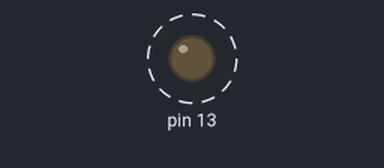
A sketch run on a simulated Arduino Uno, built with avr-gcc and run on an emulated ATmega328P. On the bench: output pins drawn as LEDs (lit = HIGH). Dashed ring = blinking. What the sketch prints to the serial monitor is not drawn.

Above: at 0.2 s.
Timing chart, 0 to 3.0 s (numbered marks = the images above):
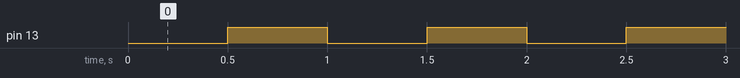

Measured:
- by itself, pin 13: alternates HIGH for 0.50 s and LOW for 0.50 s

The sketch:

timerTest.ino
```cpp
// (licence header left out)
#define SerialMonitor Serial
/*-----------------------------------------------------------------------------*/
//#include <MsTimer2.h>
#include <avr/interrupt.h>
namespace MsTimer2
{
    extern unsigned long msecs;
    extern void (*func)();
    extern volatile unsigned long count;
    extern volatile char overflowing;
    extern volatile unsigned int tcnt2;

    void set(unsigned long ms, void (*f)());
    void start();
    void stop();
    void _overflow();
}
/*-----------------------------------------------------------------------------*/


unsigned long MsTimer2::msecs;
void (*MsTimer2::func)();
volatile unsigned long MsTimer2::count;
volatile char MsTimer2::overflowing;
volatile unsigned int MsTimer2::tcnt2;

void MsTimer2::set(unsigned long ms, void (*f)())
{
    float prescaler = 0.0;
    SerialMonitor.begin(115200);
    SerialMonitor.print("\n\n\n");
    SerialMonitor.println("Test");

    TIMSK2 &= ~(1<<TOIE2);
    TCCR2A &= ~((1<<WGM21) | (1<<WGM20));
    TCCR2B &= ~(1<<WGM22);
    ASSR &= ~(1<<AS2);
    TIMSK2 &= ~(1<<OCIE2A);

//	if ((F_CPU >= 1000000UL) && (F_CPU <= 16000000UL)) {	// prescaler set to 64
    TCCR2B |= (1<<CS22);
    TCCR2B &= ~((1<<CS21) | (1<<CS20));
    prescaler = 64.0;

    tcnt2 = 256 - (int)((float)F_CPU * 0.001 / prescaler);

    if (ms == 0)
	msecs = 1;
    else
	msecs = ms;
    func = f;
}

void MsTimer2::start()
{
    count = 0;
    overflowing = 0;
    TCNT2 = tcnt2;
    TIMSK2 |= (1<<TOIE2);

}

void MsTimer2::stop()
{
    TIMSK2 &= ~(1<<TOIE2);
}

void MsTimer2::_overflow()
{
    count += 1;
    if (count >= msecs && !overflowing)
    {
	overflowing = 1;
	count = 0;
	(*func)();
	overflowing = 0;
    }
}

ISR(TIMER2_OVF_vect)
{
    TCNT2 = MsTimer2::tcnt2;
    MsTimer2::_overflow();
}
/*-----------------------------------------------------------------------------*/

// Toggle LED on pin 13 each second


void flash()
{
    static boolean output = HIGH;
    digitalWrite(13, output);
    output = !output;
}

void setup()
{
    pinMode(13, OUTPUT);
    MsTimer2::set(500, flash); // 500ms period
    MsTimer2::start();
}

void loop()
{
}
```
